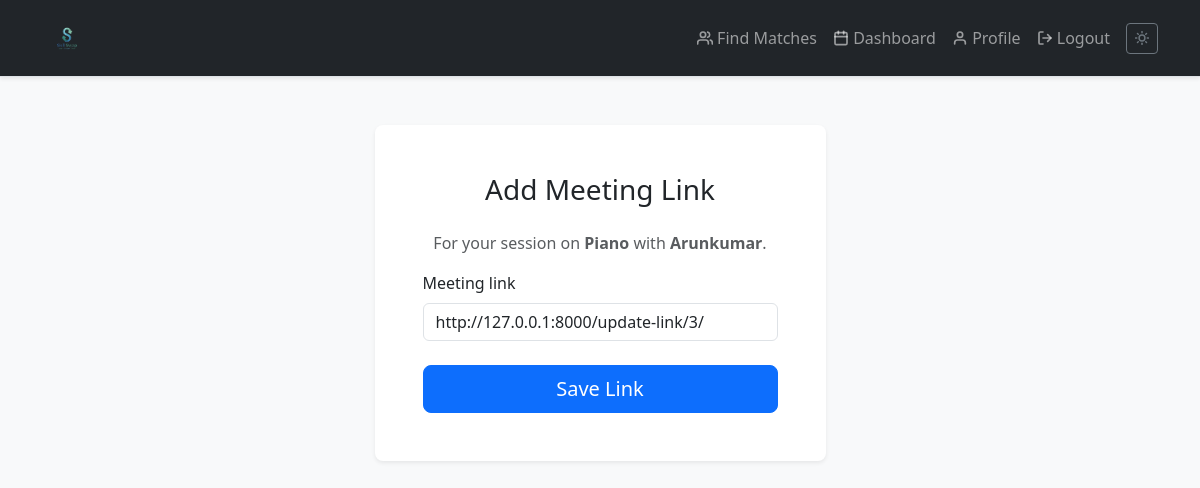
The page /update-link/3/ (signed in) on the database its author committed.
### scheduling/models.py (models this page shows, shortened)
class Session(models.Model):
    STATUS_CHOICES = (
        ('pending', 'Pending'),
        ('confirmed', 'Confirmed'),
        ('completed', 'Completed'),
        ('cancelled', 'Cancelled'),
    )
    teacher = models.ForeignKey(User, related_name='teaching_sessions', on_delete=models.CASCADE)
    learner = models.ForeignKey(User, related_name='learning_sessions', on_delete=models.CASCADE)
    skill = models.ForeignKey(Skill, on_delete=models.CASCADE, null=True, blank=True)
    scheduled_time = models.DateTimeField(null=True, blank=True)
    end_time = models.DateTimeField(null=True, blank=True)
    status = models.CharField(max_length=10, choices=STATUS_CHOICES, default='pending')
    meeting_link = models.URLField(blank=True, null=True)
    notes = models.TextField(blank=True, null=True)

### skills/models.py (models this page shows, shortened)
class Skill(models.Model):
    name = models.CharField(max_length=100, unique=True)
    category = models.ForeignKey(Category, on_delete=models.SET_NULL, null=True, blank=True, related_name='skills')

### scheduling/views.py (the view)
# urls.py: path('update-link/<int:session_id>/', views.update_session_link, name='update_session_link'),
@login_required
def update_session_link(request, session_id):
    session = get_object_or_404(Session, id=session_id)
    if request.user != session.teacher:
        messages.error(request, 'You are not authorized to update this session.')
        return redirect('session_dashboard')
    if request.method == 'POST':
        form = SessionUpdateForm(request.POST, instance=session)
        if form.is_valid():
            form.save()
            messages.success(request, 'Meeting link added!')
            return redirect('session_dashboard')
    else:
        form = SessionUpdateForm(instance=session)
    context = {
        'form': form,
        'session': session
    }
    return render(request, 'scheduling/update_link.html', context)

### scheduling/forms.py
class SessionUpdateForm(forms.ModelForm):
    class Meta:
        model = Session
        fields = ['meeting_link']

### templates/scheduling/update_link.html (shortened to what this page needs)
{% extends "base.html" %}
{% load widget_tweaks %} {% block content %}
<div class="row">
    <div class="col-md-6 col-lg-5 mx-auto">
        <div class="card shadow-sm border-0 rounded-3">
            <div class="card-body p-4 p-sm-5">
                <h2 class="card-title text-center mb-4 fw-light fs-3">Add Meeting Link</h2>
                <p class="text-center text-muted">For your session on <strong>{{ session.skill.name }}</strong> with <strong>{{ session.learner.username }}</strong>.</p>
                <form method="POST">
                    <div class="mb-3">
                        <label for="{{ form.meeting_link.id_for_label }}" class="form-label">{{ form.meeting_link.label }}</label>
                        {% render_field form.meeting_link class="form-control" placeholder="https://..." %}
                    </div>
                    <div class="d-grid mt-4">
                        <button class="btn btn-primary btn-lg" type="submit">Save Link</button>
                    </div>
                </form>
            </div>
        </div>
    </div>
</div>
{% endblock %}

### static/css/style.css (style rules this page uses)
body { background-color: #f8f9fa; color: #212529; transition: background-color 0.3s ease, color 0.3s ease; }
.card { background-color: #ffffff; color: #212529; border: 1px solid rgba(0,0,0,.125); transition: background-color 0.3s ease, color 0.3s ease, border-color 0.3s ease; }

### templates/base.html (style rules this page uses)
body { background-color: #f8f9fa; transition: background-color 0.3s ease, color 0.3s ease; }

### rows shown on the page
Session: skill.name "Piano", learner.username "Arunkumar", meeting_link "http://127.0.0.1:8000/update-link/3/"
